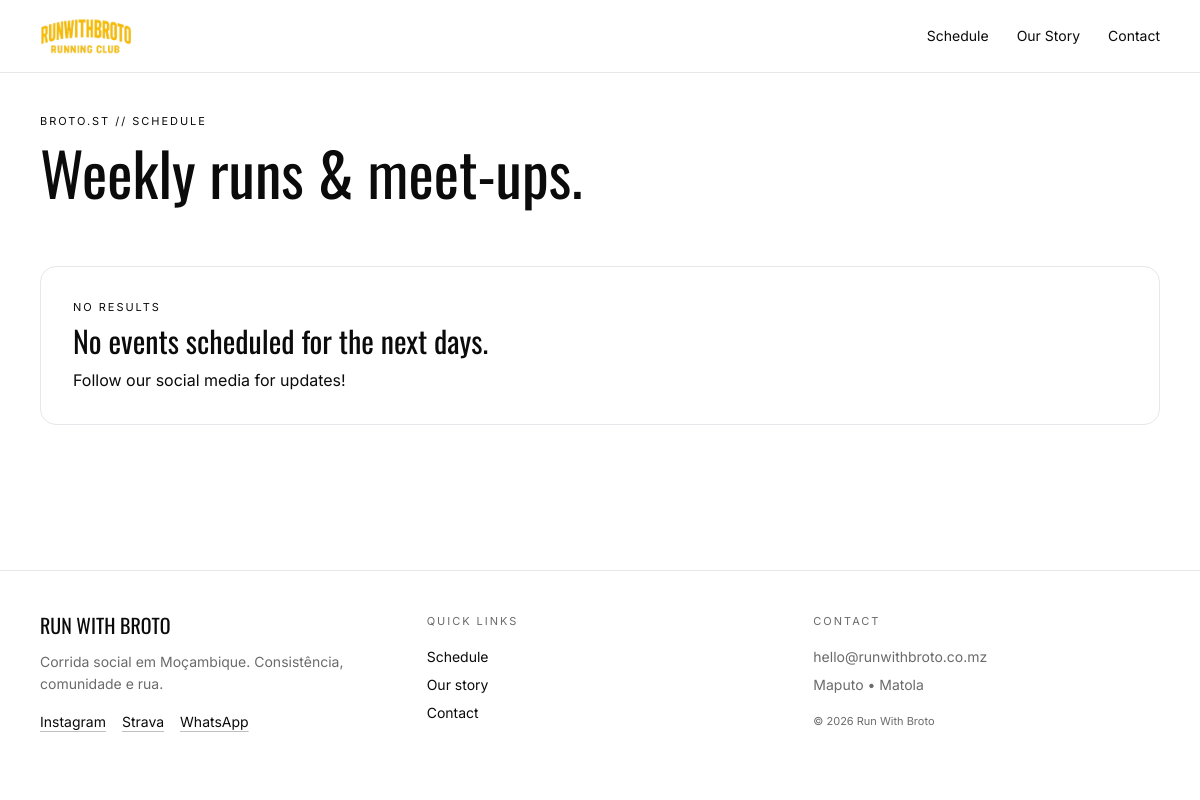
Before: / with the older database file.
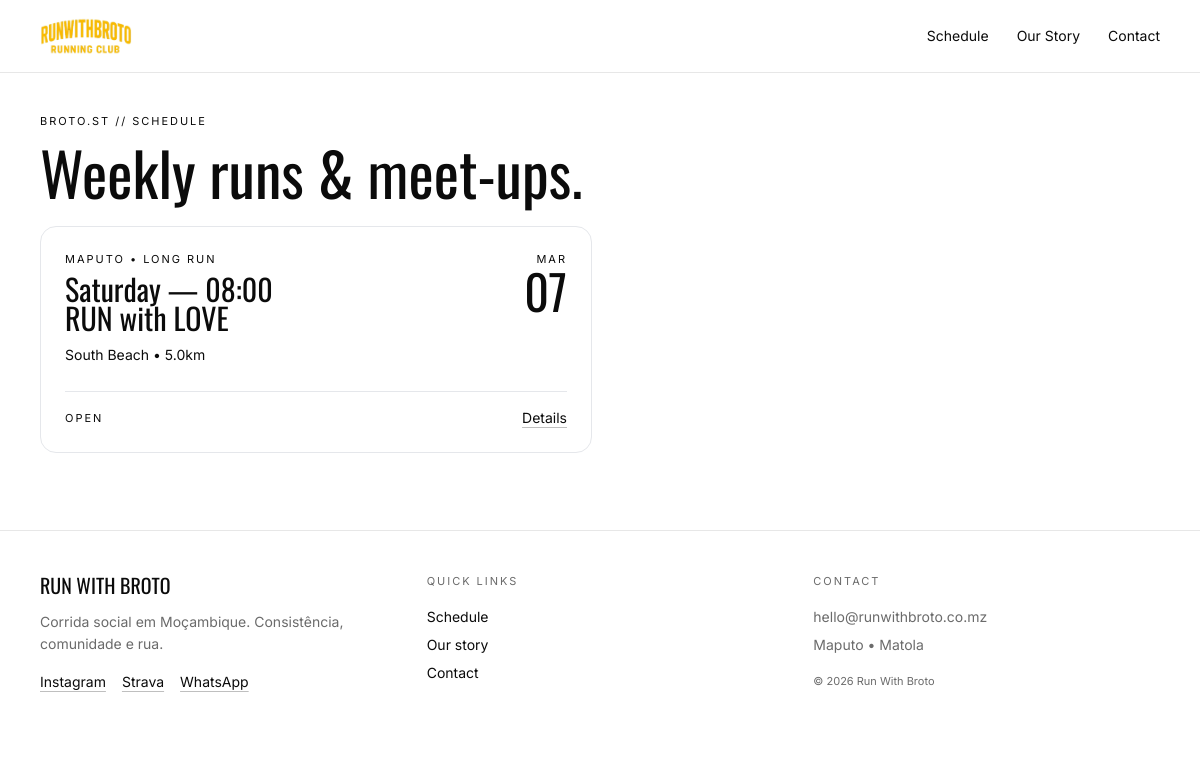
After: the same page with the newer database file.
### events/models.py (models this page shows, shortened)
class Event(models.Model):
    title = models.CharField(max_length=220)
    slug = models.SlugField(max_length=240, unique=True, db_index=True, blank=True)
    city = models.CharField(max_length=20, choices=City.choices, db_index=True)
    event_type = models.CharField(max_length=20, choices=EventType.choices, db_index=True)
    start_at = models.DateTimeField(db_index=True)
    meeting_point = models.CharField(max_length=220)
    distance_min_km = models.DecimalField(max_digits=4, decimal_places=1, null=True, blank=True)
    description = models.TextField(blank=True)
    price = models.DecimalField(
        "Preço do ticket (MZN)",
        max_digits=10,
        decimal_places=2,
        null=True,
        blank=True,
        validators=[MinValueValidator(Decimal("0.00"))],
        help_text="Deixe vazio para evento free. Ex: 500.00",
        db_index=True,
    )
    capacity = models.PositiveIntegerField(default=150)
    is_published = models.BooleanField(default=True, db_index=True)
    poster = models.ImageField(upload_to="events/posters/", blank=True, null=True)
    created_at = models.DateTimeField(auto_now_add=True)
    class Meta:
        ordering = ("start_at",)
        indexes = [
            models.Index(fields=["city", "start_at"]),
            models.Index(fields=["event_type", "start_at"]),
        ]

### events/views.py (the view)
# urls.py: path("", ev__views.event_list, name="home"),
@require_http_methods(["GET"])
def event_list(request):
    city = request.GET.get("city", "").upper()
    etype = request.GET.get("type", "").upper()
    qs = Event.objects.filter(is_published=True, start_at__gte=timezone.now()).order_by("start_at")
    if city in dict(City.choices):
        qs = qs.filter(city=city)
    if etype in dict(EventType.choices):
        qs = qs.filter(event_type=etype)
    ctx = {
        "events": qs,
        "city_choices": City.choices,
        "type_choices": EventType.choices,
        "active_city": city,
        "active_type": etype,
    }
    return render(request, "events/agenda.html", ctx)

### events/templates/events/agenda.html
{% extends 'base.html' %}
{% block content %}
    <section class="max-w-6xl mx-auto px-4 pt-10 pb-6">
        <div class="text-[11px] muted label">broto.st // schedule</div>
        <h1 class="mt-3 font-display text-5xl md:text-6xl leading-[0.92]">Weekly runs & meet-ups.</h1>
    </section>
    <section class="max-w-6xl mx-auto min-h-[38vh] px-4 pb-16">
        {% if events %}
            <div class="grid lg:grid-cols-2 gap-4">
                {% for event in events %}
                    <a class="card border hairline rounded-2xl p-6"
                       data-city="maputo"
                       data-time="evening" data-type="weekly" href="{% url 'events:event_detail' event.slug %}">
                        <div class="flex items-start justify-between gap-6">
                            <div>
                                <div class="text-[11px] muted label">{{ event.city }}
                                    • {{ event.get_event_type_display }}</div>
                                <div class="mt-2 font-display text-3xl leading-[0.95] cardTitle">
                                    {{ event.start_at|date:"l" }} — {{ event.start_at|time:"H:i" }}
                                    <span class="block">{{ event.title }}</span>
                                </div>
                                <div class="mt-3 text-sm muted leading-relaxed">
                                    {{ event.meeting_point }} • {{ event.distance_min_km }}km
                                </div>
                            </div>
                            <div class="text-right">
                                <div class="text-[11px] muted label">
                                    {{ event.start_at|date:"M"|lower }}
                                </div>
                                <div class="font-display text-5xl leading-none">
                                    {{ event.start_at|date:"d" }}
                                </div>
                            </div>
                        </div>
                        <div class="mt-6 flex items-center justify-between border-t hairline pt-4 text-sm">
                            <span class="text-[11px] muted label">open</span>
                            <span class="link-u" href="{% url 'events:event_detail' event.slug %}">Details</span>
                        </div>
                    </a>
                {% endfor %}
            </div>
        {% else %}
            <div class="mt-10 border hairline rounded-2xl p-8" id="emptyState">
                <div class="text-[11px] muted label">No results</div>
                <div class="mt-3 font-display text-3xl leading-[0.95]">No events scheduled for the next days.</div>
                <p class="mt-3 muted">Follow our social media for updates!</p>
            </div>
        {% endif %}
    </section>
{% endblock %}

Changed rows visible on the page:
now on this page (row edited): Event: city "MAPUTO", event_type "LONG RUN", start_at "Saturday", start_at "08:00", title "RUN with LOVE", meeting_point "South Beach", distance_min_km "5.0", start_at "MAR", start_at "07"
Other visible differences:
text no longer shown: "NO RESULTS No events scheduled for the next days. Follow our social media for updates!"
